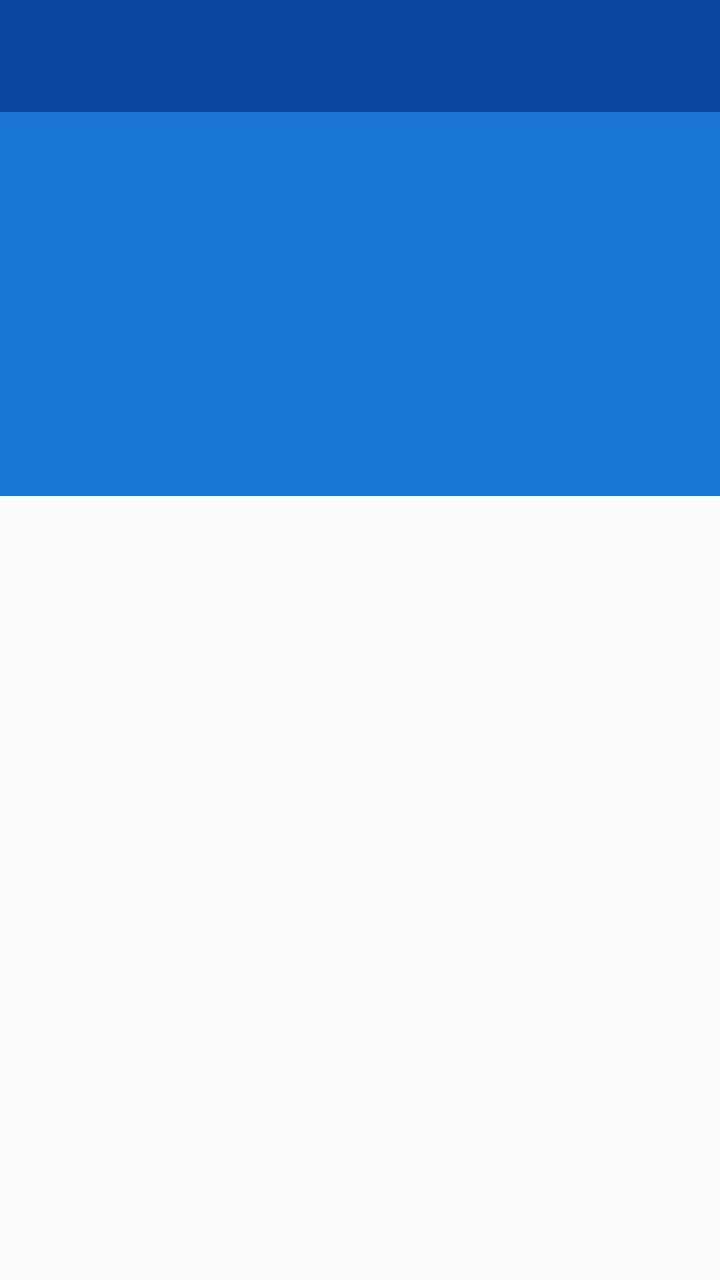
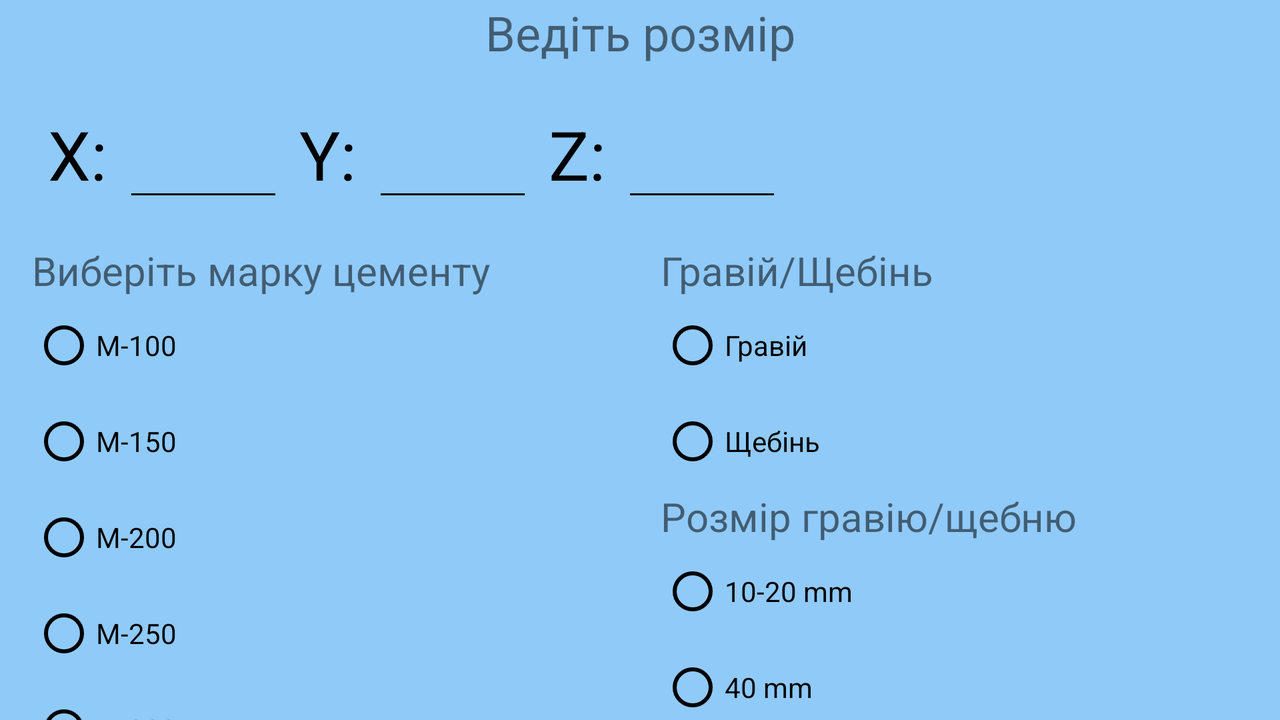

The same Android screen from two of the app's own layout files: first res/layout/ as a phone draws it, then the author's variant for another configuration, drawn on a device whose configuration selects that folder. Both files follow.
<!-- AndroidManifest.xml: application theme AppTheme -->
<!-- res/layout/content_main.xml -->
<?xml version="1.0" encoding="utf-8"?>
<android.support.design.widget.CoordinatorLayout xmlns:android="http://schemas.android.com/apk/res/android"
    xmlns:app="http://schemas.android.com/apk/res-auto"
    xmlns:tools="http://schemas.android.com/tools"
    android:layout_width="match_parent"
    android:layout_height="match_parent"
    android:fitsSystemWindows="false"
    tools:context=".MainActivity">

    <android.support.design.widget.AppBarLayout
        android:layout_width="match_parent"
        android:layout_height="wrap_content"
        android:theme="@style/AppTheme.AppBarOverlay">


        <android.support.design.widget.CollapsingToolbarLayout
            android:id="@+id/main.collapsing"
            android:layout_width="match_parent"
            android:layout_height="200dp"
            app:contentScrim="?attr/colorPrimary"
            app:layout_scrollFlags="scroll|exitUntilCollapsed">


            <ImageView
                android:layout_width="match_parent"
                android:layout_height="match_parent"
                android:scaleType="centerCrop"
                android:src="@raw/proj"
                app:layout_collapseMode="parallax" />

            <android.support.v7.widget.Toolbar
                android:id="@+id/toolbar"
                android:layout_width="match_parent"
                android:layout_height="?attr/actionBarSize"
                android:background="?attr/colorPrimaryDark"
                android:fitsSystemWindows="true"
                app:contentScrim="?attr/colorPrimary"
                app:layout_collapseMode="pin"
                app:popupTheme="@style/AppTheme.PopupOverlay" />


        </android.support.design.widget.CollapsingToolbarLayout>

        <android.support.design.widget.TabLayout
            android:id="@+id/tabs"
            android:layout_width="match_parent"
            android:layout_height="wrap_content"
            app:layout_collapseMode="pin" />


    </android.support.design.widget.AppBarLayout>


    <android.support.v4.view.ViewPager
        android:id="@+id/vp_CM"
        android:layout_width="match_parent"
        android:layout_height="match_parent"
        app:layout_behavior="@string/appbar_scrolling_view_behavior"/>

<FrameLayout
    android:id="@+id/fl_for_fragment"
    android:layout_width="match_parent"
    android:layout_height="match_parent"
    app:layout_behavior="@string/appbar_scrolling_view_behavior"/>


    
        
        
        
        
        
        
        


</android.support.design.widget.CoordinatorLayout>
<!-- resources referenced by this layout -->
<resources>
  <style name="AppTheme.AppBarOverlay" parent="ThemeOverlay.AppCompat.Dark.ActionBar" />
  <style name="AppTheme.PopupOverlay" parent="ThemeOverlay.AppCompat.Light" />
  <style name="AppTheme" parent="Theme.AppCompat.Light.DarkActionBar">
          
          <item name="colorPrimary">@color/colorPrimary</item>
          <item name="colorPrimaryDark">@color/colorPrimaryDark</item>
          <item name="colorAccent">@color/colorAccent</item>
          <item name="android:textColorPrimary">@color/primary_text</item>
          <item name="android:textColorSecondary">@color/secondary_text</item>
      </style>
  <color name="colorPrimary">#1976D2</color>
  <color name="colorPrimaryDark">#0D47A1</color>
  <color name="colorAccent">#FFA000</color>
  <color name="primary_text">#ffff</color>
  <color name="secondary_text">#000000</color>
</resources>
<!-- res/layout-land/content_main.xml (the author's variant of the layout above) -->
<!-- drawn on the phone turned sideways -->
<?xml version="1.0" encoding="utf-8"?>
<RelativeLayout xmlns:android="http://schemas.android.com/apk/res/android"
    xmlns:app="http://schemas.android.com/apk/res-auto"
    xmlns:tools="http://schemas.android.com/tools"
    android:layout_width="match_parent"
    android:layout_height="match_parent"
    android:layout_marginBottom="40dp"
    android:layout_marginLeft="@dimen/activity_horizontal_margin"
    android:layout_marginRight="@dimen/activity_horizontal_margin"
    android:layout_marginTop="8dp"
    android:background="#90CAF9"
    android:elevation="6dp"
    app:layout_behavior="@string/appbar_scrolling_view_behavior"
    tools:context=".MainActivity"
    tools:showIn="@layout/activity_main">

    <TextView
        android:id="@+id/tv_size_CM"
        android:layout_width="match_parent"
        android:layout_height="wrap_content"
        android:gravity="center"
        android:text="Ведіть розмір"
        android:textSize="24sp" />

    <TableLayout
        android:id="@+id/tableLayout"
        android:layout_width="wrap_content"
        android:layout_height="wrap_content"
        android:layout_below="@+id/tv_size_CM"
        android:layout_marginLeft="@dimen/activity_content_margin"
        android:layout_marginTop="@dimen/activity_vertical_margin">

        <TableRow>

            <TextView
                android:id="@+id/tv_x_CM"
                android:layout_width="fill_parent"
                android:layout_height="wrap_content"
                android:layout_marginRight="@dimen/standrt_margin"
                android:layout_marginLeft="@dimen/standrt_margin"
                android:text="X:"
                android:textColor="@color/secondary_text"
                android:textSize="34sp" />

            <EditText
                android:id="@+id/et_x_CM"
                android:layout_width="80dp"
                android:layout_height="wrap_content"
                android:layout_marginRight="@dimen/standrt_margin"
                android:inputType="number"
                android:maxLength="4"

                android:textSize="30sp" />

            <TextView
                android:id="@+id/tv_y_CM"
                android:layout_width="fill_parent"
                android:layout_height="wrap_content"
                android:layout_marginRight="@dimen/standrt_margin"
                android:text="Y:"
                android:textColor="@color/secondary_text"
                android:textSize="34sp" />

            <EditText
                android:id="@+id/et_y_CM"
                android:layout_width="80dp"
                android:layout_height="wrap_content"
                android:layout_marginRight="@dimen/standrt_margin"
                android:inputType="number"
                android:maxLength="4"

                android:textSize="30sp" />

            <TextView
                android:id="@+id/tv_z_CM"
                android:layout_width="fill_parent"
                android:layout_height="wrap_content"
                android:layout_marginRight="@dimen/standrt_margin"
                android:text="Z:"
                android:textColor="@color/secondary_text"
                android:textSize="34sp" />

            <EditText
                android:id="@+id/et_z_CM"
                android:layout_width="80dp"
                android:layout_height="wrap_content"
                android:inputType="number"
                android:maxLength="4"

                android:textSize="30sp" />
        </TableRow>


    </TableLayout>


    <LinearLayout
        android:id="@+id/linearLayout"
        android:layout_width="match_parent"
        android:layout_height="wrap_content"
        android:layout_below="@+id/tableLayout"
        android:layout_marginLeft="@dimen/activity_content_margin"
        android:layout_marginRight="@dimen/activity_horizontal_margin"
        android:layout_marginTop="@dimen/activity_vertical_margin"
        android:orientation="horizontal"
        android:weightSum="2">


        <RadioGroup
            android:id="@+id/rg_marka_CM"
            android:layout_width="wrap_content"
            android:layout_height="wrap_content"
            android:layout_alignParentLeft="true"
            android:layout_alignParentStart="true"
            android:layout_below="@+id/tableLayout"
            android:layout_weight="1"
            android:orientation="vertical">

            <TextView
                android:layout_width="wrap_content"
                android:layout_height="wrap_content"
                android:text="Виберіть марку цементу"
                android:textSize="20sp" />

            <RadioButton
                android:id="@+id/radio_red"
                android:layout_width="wrap_content"
                android:layout_height="48dp"
                android:text="M-100" />

            <RadioButton
                android:id="@+id/radio_blue"
                android:layout_width="wrap_content"
                android:layout_height="48dp"
                android:text="M-150" />

            <RadioButton
                android:id="@+id/radio_green"
                android:layout_width="wrap_content"
                android:layout_height="48dp"
                android:text="M-200" />

            <RadioButton
                android:id="@+id/radio_gray"
                android:layout_width="wrap_content"
                android:layout_height="48dp"
                android:text="M-250" />

            <RadioButton
                android:id="@+id/radio_gray"
                android:layout_width="wrap_content"
                android:layout_height="48dp"
                android:text="M-300" />

            <RadioButton
                android:id="@+id/radio_gray"
                android:layout_width="wrap_content"
                android:layout_height="48dp"
                android:text="M-350" />

            <RadioButton
                android:id="@+id/radio_gray"
                android:layout_width="wrap_content"
                android:layout_height="48dp"
                android:text="M-400" />
        </RadioGroup>

        <RadioGroup
            android:id="@+id/rg_size_CM"
            android:layout_width="wrap_content"
            android:layout_height="wrap_content"
            android:layout_alignLeft="@+id/linearLayout"
            android:layout_alignStart="@+id/linearLayout"
            android:layout_below="@+id/rg_marka_CM"
            android:layout_weight="1"
            android:orientation="vertical">

            <RadioGroup
                android:layout_width="wrap_content"
                android:layout_height="wrap_content">

                <TextView
                    android:layout_width="wrap_content"
                    android:layout_height="wrap_content"
                    android:text="Гравій/Щебінь"
                    android:textSize="20sp" />

                <RadioButton
                    android:id="@+id/radio_red"
                    android:layout_width="match_parent"
                    android:layout_height="48dp"
                    android:text="Гравій" />

                <RadioButton
                    android:id="@+id/radio_blue"
                    android:layout_width="match_parent"
                    android:layout_height="48dp"
                    android:text="Щебінь" />
            </RadioGroup>

            <RadioGroup
                android:layout_width="wrap_content"
                android:layout_height="wrap_content">

                <TextView
                    android:layout_width="wrap_content"
                    android:layout_height="wrap_content"
                    android:text="Розмір гравію/щебню"
                    android:textSize="20sp" />


                <RadioButton
                    android:id="@+id/radio_red"
                    android:layout_width="match_parent"
                    android:layout_height="48dp"
                    android:text="10-20 mm" />

                <RadioButton
                    android:id="@+id/radio_blue"
                    android:layout_width="match_parent"
                    android:layout_height="48dp"
                    android:text="40 mm" />

                <RadioButton
                    android:id="@+id/radio_green"
                    android:layout_width="match_parent"
                    android:layout_height="48dp"
                    android:text="60 mm" />

                <RadioButton
                    android:id="@+id/radio_gray"
                    android:layout_width="match_parent"
                    android:layout_height="48dp"
                    android:text="80 mm" />
            </RadioGroup>
        </RadioGroup>

    </LinearLayout>


    <LinearLayout
        android:layout_width="wrap_content"
        android:layout_height="wrap_content"
        android:orientation="horizontal">

        <LinearLayout
            android:layout_width="wrap_content"
            android:layout_height="wrap_content"
            android:orientation="vertical">


        </LinearLayout>

        <LinearLayout
            android:layout_width="wrap_content"
            android:layout_height="wrap_content"
            android:orientation="vertical">


        </LinearLayout>

        <LinearLayout
            android:layout_width="wrap_content"
            android:layout_height="wrap_content"
            android:orientation="vertical">


        </LinearLayout>

    </LinearLayout>


</RelativeLayout>
<!-- res/layout/activity_main.xml (included above) -->
<?xml version="1.0" encoding="utf-8"?>
<android.support.v4.widget.DrawerLayout
    xmlns:android="http://schemas.android.com/apk/res/android"
    xmlns:tools="http://schemas.android.com/tools"
    android:id="@+id/drawer_layout"
    android:layout_width="match_parent"
    android:layout_height="match_parent"
    android:fitsSystemWindows="true"
    tools:context=".MainActivity">



    <include layout="@layout/content_main" />

    <android.support.design.widget.NavigationView
        android:id="@+id/navigation"
        android:layout_width="wrap_content"
        android:layout_height="match_parent"
        android:layout_gravity="start"
        android:fitsSystemWindows="true" />

</android.support.v4.widget.DrawerLayout>
<!-- res/layout/content_main.xml (included above) -->
<?xml version="1.0" encoding="utf-8"?>
<android.support.design.widget.CoordinatorLayout xmlns:android="http://schemas.android.com/apk/res/android"
    xmlns:app="http://schemas.android.com/apk/res-auto"
    xmlns:tools="http://schemas.android.com/tools"
    android:layout_width="match_parent"
    android:layout_height="match_parent"
    android:fitsSystemWindows="false"
    tools:context=".MainActivity">

    <android.support.design.widget.AppBarLayout
        android:layout_width="match_parent"
        android:layout_height="wrap_content"
        android:theme="@style/AppTheme.AppBarOverlay">


        <android.support.design.widget.CollapsingToolbarLayout
            android:id="@+id/main.collapsing"
            android:layout_width="match_parent"
            android:layout_height="200dp"
            app:contentScrim="?attr/colorPrimary"
            app:layout_scrollFlags="scroll|exitUntilCollapsed">


            <ImageView
                android:layout_width="match_parent"
                android:layout_height="match_parent"
                android:scaleType="centerCrop"
                android:src="@raw/proj"
                app:layout_collapseMode="parallax" />

            <android.support.v7.widget.Toolbar
                android:id="@+id/toolbar"
                android:layout_width="match_parent"
                android:layout_height="?attr/actionBarSize"
                android:background="?attr/colorPrimaryDark"
                android:fitsSystemWindows="true"
                app:contentScrim="?attr/colorPrimary"
                app:layout_collapseMode="pin"
                app:popupTheme="@style/AppTheme.PopupOverlay" />


        </android.support.design.widget.CollapsingToolbarLayout>

        <android.support.design.widget.TabLayout
            android:id="@+id/tabs"
            android:layout_width="match_parent"
            android:layout_height="wrap_content"
            app:layout_collapseMode="pin" />


    </android.support.design.widget.AppBarLayout>


    <android.support.v4.view.ViewPager
        android:id="@+id/vp_CM"
        android:layout_width="match_parent"
        android:layout_height="match_parent"
        app:layout_behavior="@string/appbar_scrolling_view_behavior"/>

<FrameLayout
    android:id="@+id/fl_for_fragment"
    android:layout_width="match_parent"
    android:layout_height="match_parent"
    app:layout_behavior="@string/appbar_scrolling_view_behavior"/>


    
        
        
        
        
        
        
        


</android.support.design.widget.CoordinatorLayout>
<!-- resources referenced by the variant -->
<!-- as the phone turned sideways resolves them -->
<resources>
  <color name="secondary_text">#000000</color>
  <dimen name="activity_content_margin">16dp</dimen>
  <dimen name="activity_horizontal_margin">16dp</dimen>
  <dimen name="activity_vertical_margin">16dp</dimen>
  <dimen name="standrt_margin">8dp</dimen>
  <style name="AppTheme.AppBarOverlay" parent="ThemeOverlay.AppCompat.Dark.ActionBar" />
  <style name="AppTheme.PopupOverlay" parent="ThemeOverlay.AppCompat.Light" />
  <style name="AppTheme" parent="Theme.AppCompat.Light.DarkActionBar">
          
          <item name="colorPrimary">@color/colorPrimary</item>
          <item name="colorPrimaryDark">@color/colorPrimaryDark</item>
          <item name="colorAccent">@color/colorAccent</item>
          <item name="android:textColorPrimary">@color/primary_text</item>
          <item name="android:textColorSecondary">@color/secondary_text</item>
      </style>
  <color name="colorPrimary">#1976D2</color>
  <color name="colorPrimaryDark">#0D47A1</color>
  <color name="colorAccent">#FFA000</color>
  <color name="primary_text">#ffff</color>
</resources>
